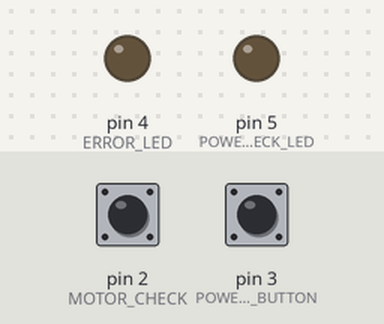
The sketch below on a simulated Arduino Uno, built with avr-gcc and run on an emulated ATmega328P. Parts: output pins drawn as LEDs (lit = HIGH). Inputs (shaded band) come from the test bench; at power-on: pin 2 (MOTOR_CHECK) HIGH, pin 3 (POWER_CHECK_BUTTON) HIGH.

Above: at 1.2 s.
1.3 s: pin 2 (MOTOR_CHECK) pulled LOW for 0.15 s
At 1.6 s:
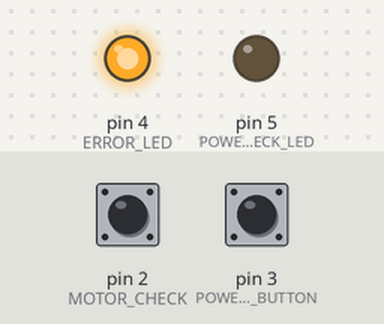
2.9 s: pin 3 (POWER_CHECK_BUTTON) pulled LOW for 0.15 s
At 4.0 s:
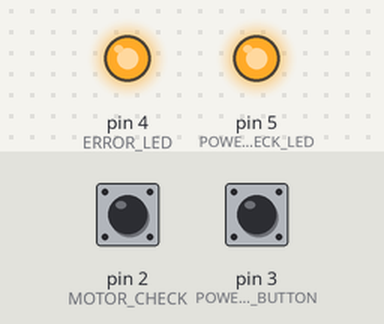
Timing chart, 0 to 5.9 s (numbered marks = the images above; inputs shaded):
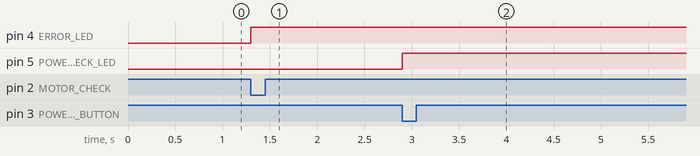

The sketch:

Testador_central_abrindo_sozinha.ino
```cpp
#define MOTOR_CHECK 2
#define POWER_CHECK_BUTTON 3
#define ERROR_LED 4
#define POWER_CHECK_LED 5

void setPinModes() {
  pinMode(MOTOR_CHECK, INPUT_PULLUP);
  pinMode(POWER_CHECK_BUTTON, INPUT_PULLUP);
  pinMode(ERROR_LED, OUTPUT);
  pinMode(POWER_CHECK_LED, OUTPUT);
}

void setup() {
  setPinModes();
}

void loop() {
  if (!digitalRead(POWER_CHECK_BUTTON)) {
    digitalWrite(POWER_CHECK_LED, HIGH);
  }

  if (!digitalRead(MOTOR_CHECK)) {
    digitalWrite(ERROR_LED, HIGH);
  }
}
```

Measured:
- after the input at 1.3 s, pin 4 (ERROR_LED): LOW → HIGH at once
- after the input at 2.9 s, pin 5 (POWER_CHECK_LED): LOW → HIGH at once
